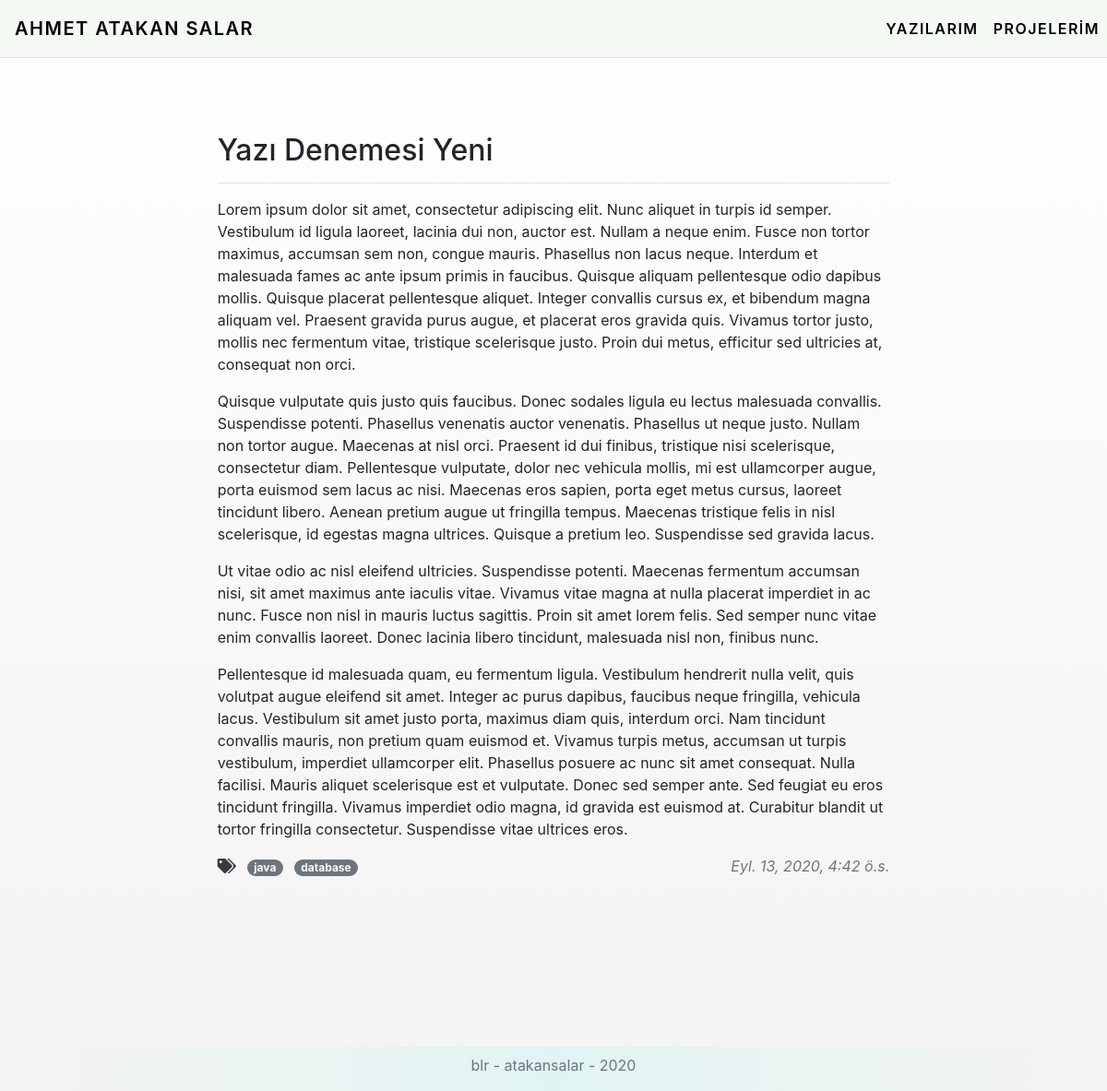
Screenshot of /posts/post/yazi-denemesi-yeni with the database file from the repository.
### post/models.py (models this page shows, shortened)
class Post(models.Model):
    post_author = models.ForeignKey("auth.User", on_delete=models.CASCADE)
    post_title = models.CharField(max_length=50)
    post_content = RichTextField()
    post_date = models.DateTimeField(auto_now_add=True)
    post_image = models.FileField(blank=True, null=True, verbose_name="Resim Ekle:")
    post_tags = models.ManyToManyField(Tag, verbose_name="Add Tag", blank=True)
    slug = models.SlugField(null=False, unique=True)
    class Meta:
        ordering =['-post_date']

class Tag(models.Model):
    tag_name = models.CharField(max_length=10, blank=True, null=True)
    slug = models.SlugField(null=True, unique=True)
    def get_absolute_url(self):
        return reverse("post:tagposts", kwargs={'slug': self.slug})

### post/views.py (the view)
# urls.py: path('posts/', include('post.urls'), name="posts"),
def post(request, slug):
    post = get_object_or_404(Post, slug=slug)
    return render(request, 'post.html', {"post": post})

### templates/post.html (shortened to what this page needs)
{% extends "layout.html" %}
{% block body %}
{% if post %}
<div class="row m-3">
    <div class="col-md-8 offset-md-2 content-wrapper">
        <div class="post-wrapper">
            <h2 class="mt-2">{{post.post_title}}</h2><hr>
            <p>
                {{post.post_content|safe}}
            </p>
            {% if post.post_tags.all  %}
                <i class="fas fa-tags mr-2 text-dark"></i>
                {% for tag in post.post_tags.all %}
                    <a href="{{ tag.get_absolute_url }}" class="mr-2 text-decoration-none badge badge-secondary badge-pill">
                        {{tag.tag_name}}
                    </a>
                {% endfor %}
            {% endif %}
            <i class="float-right text-secondary">{{post.post_date}}</i>
        </div>
    </div>
</div>
{% endif %}
{% endblock body %}

### static/style/style.css (style rules this page uses)
body { background-image: linear-gradient(#fff, #f4f3f3); }
.content-wrapper { margin-top: 6rem; margin-bottom: 10rem; }

### rows the page displays
Post: post_title "Yazı Denemesi Yeni", post_content "Lorem ipsum dolor sit amet, consectetur adipiscing elit. Nunc aliquet in turpis id semper. Vestibulum id ligula laoreet, lacinia dui non, auctor est. Nullam a neque enim. Fusce non tortor maximus, accumsan sem non, congue mauris. Phasellus non lacus neque. Interdum et malesuada fames ac ante ipsum primis in faucibus. Quisque aliquam pellentesque odio dapibus mollis. Quisque placerat pellentesque aliquet. Integer convallis cursus ex, et bibendum magna aliquam vel. Praesent gravida purus augue, et placerat eros gravida quis. Vivamus tortor justo, mollis nec fermentum vitae, tristique scelerisque justo. Proin dui metus, efficitur sed ultricies at, consequat non orci. Quisque vulputate quis…", post_date "Eyl. 13, 2020, 4:42 ö.s."
Tag: tag_name "java"
Tag: tag_name "database"
